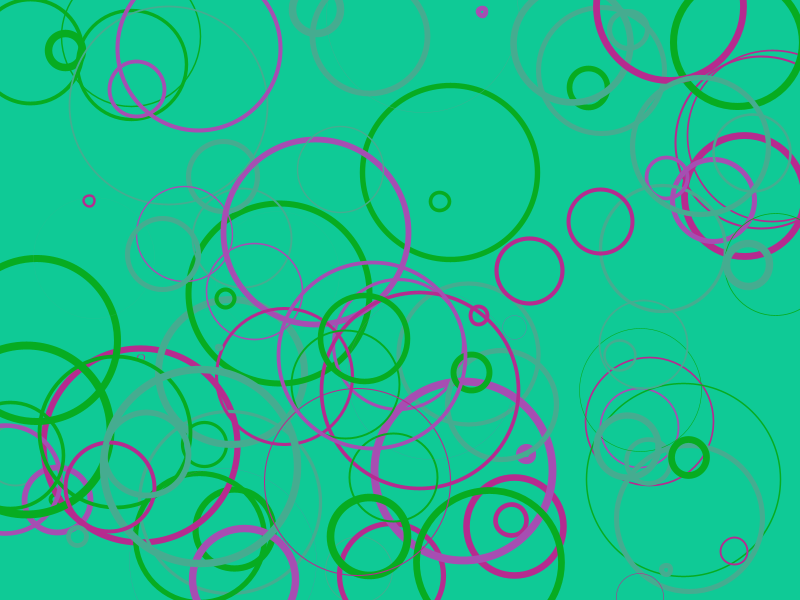
Frame 1 (no input)
Frame 2 (the mouse pressed at the canvas centre, redrawn once): identical to frame 1, image omitted

The Processing sketch that drew this single still picture (run headless with seeded random() and noise(); the mouse was pressed at the canvas centre and the sketch redrawn once):

// Processing sketch: ifForWhileLoops
// ── ifForWhileLoops.pde
//Working with If, From, and While

//Global variables
float x = 25;
float y = 25;
float counter = 0;
color[]palette = {#0FCA96, #45AC90, #07AC21, #B62B8F, #A64EB2};


//setup()
void setup() {
  size(800, 600);
  background(palette[0]);
  noLoop();
}

//draw()
void draw() {
  //while statement
  while(counter < 100) {
  float r = random(1,5);
  noFill();
  strokeWeight(random(8));
  stroke(palette[int(r)]);
  x = random(width);
  y = random(height);
  float d = random(200);
  ellipse(x, y, d, d);
  counter++;
  
  }
  
}
